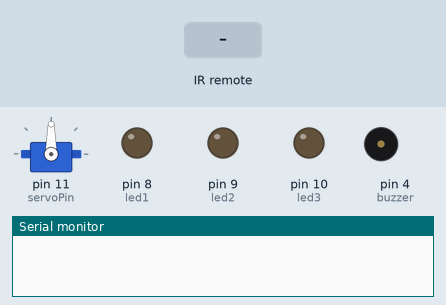
Bench run of a sketch on a simulated Arduino Uno, built with avr-gcc and run on an emulated ATmega328P. Parts: servo, output pins drawn as LEDs (lit = HIGH), buzzer (waves = sounding, pin HIGH), the last lines printed to the serial monitor. Inputs (shaded band) come from the test bench.

Above: at 1.2 s.
1.3 s: infrared code 0xFF30CF received
At 1.9 s:
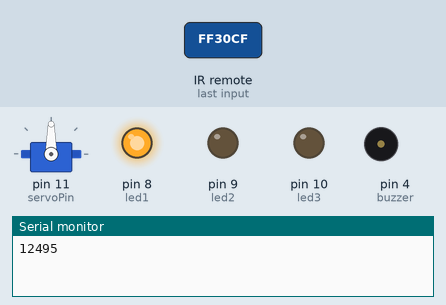
2.8 s: infrared code 0xFF18E7 received
At 4.0 s:
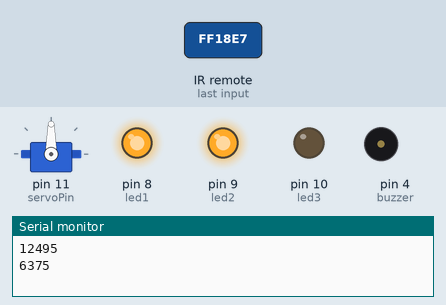
4.3 s: infrared code 0xFF7A85 received
At 5.4 s:
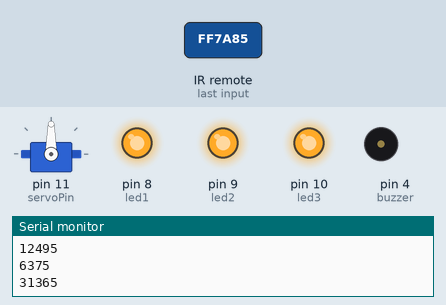
5.8 s: infrared code 0xFF30CF received
At 6.5 s:
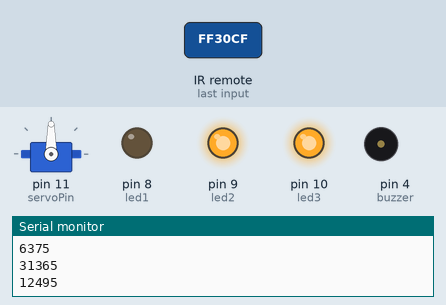
7.3 s: infrared code 0xFF18E7 received
At 7.7 s:
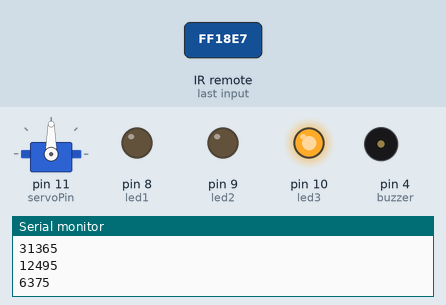
Timing chart, 0 to 9.8 s (numbered marks = the images above; inputs shaded):
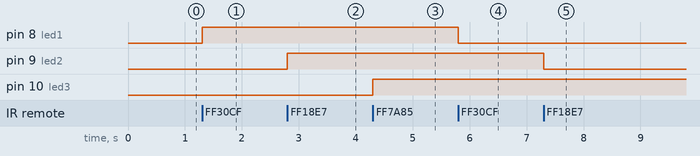

Measured:
- after the input at 1.3 s, pin 8 (led1): LOW → HIGH at once
- after the input at 2.8 s, pin 9 (led2): LOW → HIGH at once
- after the input at 4.3 s, pin 10 (led3): LOW → HIGH at once
- after the input at 5.8 s, pin 8 (led1): HIGH → LOW at once
- after the input at 7.3 s, pin 9 (led2): HIGH → LOW at once

The sketch:

IRProject.ino
```cpp
#include "buttonMapping.h"
#include <IRremote.h>
#include <Servo.h>
int IRpin = 12;
IRrecv irrecv(IRpin);
decode_results results;

const int led1 = 8;
const int led2 = 9;
const int led3 = 10;
const int buzzer = 4;
const int servoPin = 11;
int servoPos = 50;

int rotStep = 10;

int itsONled[] = {0,0,0,0};
int buzzState = 0;

Servo myServo;

void setup() {
  // put your setup code here, to run once:
  Serial.begin(9600);
  irrecv.enableIRIn();

  myServo.attach(servoPin);

  pinMode(led1, OUTPUT);
  pinMode(led2, OUTPUT);
  pinMode(led3, OUTPUT);
  pinMode(buzzer, OUTPUT);
}

void loop() {
  // put your main code here, to run repeatedly:

  if (irrecv.decode(&results)) {
    unsigned int value = results.value;
    switch (value) {
      case button1:
        if (itsONled[1] == 1) {
          digitalWrite(led1, LOW);
          itsONled[1] = 0;
        } else {
          digitalWrite(led1,HIGH);
          itsONled[1] = 1;
        }
        break;
      case button2:
        if (itsONled[2] == 1) {
          digitalWrite(led2, LOW);
          itsONled[2] = 0;
        } else {
          digitalWrite(led2,HIGH);
          itsONled[2] = 1;
        }
        break;
      case button3:
        if (itsONled[3] == 1) {
          digitalWrite(led3, LOW);
          itsONled[3] = 0;
        } else {
          digitalWrite(led3,HIGH);
          itsONled[3] = 1;
        }
        break;
      case buttonEQ:
        if( buzzState == 0){
          tone(buzzer, 200);
        } else {
        noTone(buzzer);
        }
        break;

      case buttonPrev:
        servoPos -= rotStep;
        Serial.print("Servo Position set to ");
        Serial.println(servoPos);
        myServo.write(servoPos);
        delay(50);


      case buttonNext:
        servoPos += rotStep;
        Serial.print("Servo Position set to ");
        Serial.println(servoPos);
        myServo.write(servoPos);
        delay(50);

    }
    Serial.println(value,DEC);
    irrecv.resume();
  }
}
```

buttonMapping.h
```cpp
#define button0 16738455
#define button1 16724175
#define button2 16718055
#define button3 16743045
#define button4 16716015
#define button5 16726215
#define button6 16734885
#define button7 16728765
#define button8 16730805
#define button9 16732845
#define buttonCHminus 16753245
#define buttonCHplus 16769565
#define buttonCH 16736925
#define buttonPrev 16720605
#define buttonNext 16712445
#define buttonPP 16761405
#define buttonVolminus 16769055
#define buttonVolplus 16754775
#define buttonEQ 16748655
#define button100plus 16750695
#define button200plus 16756815
```
